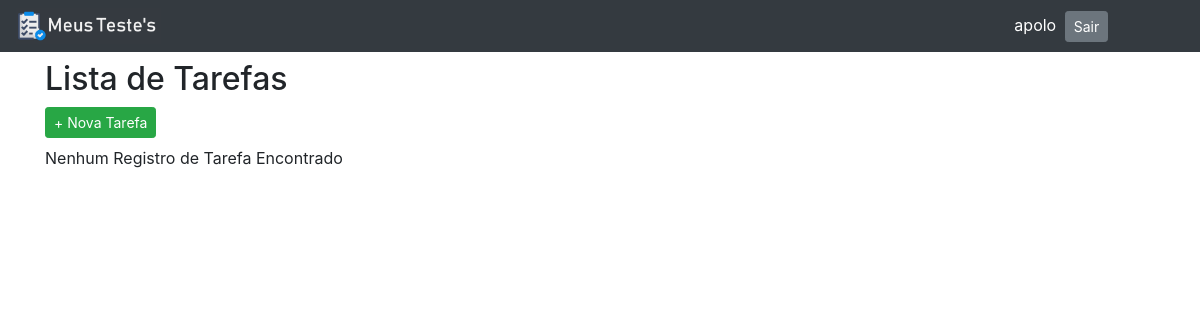
Before: / (signed in) with the older database file.
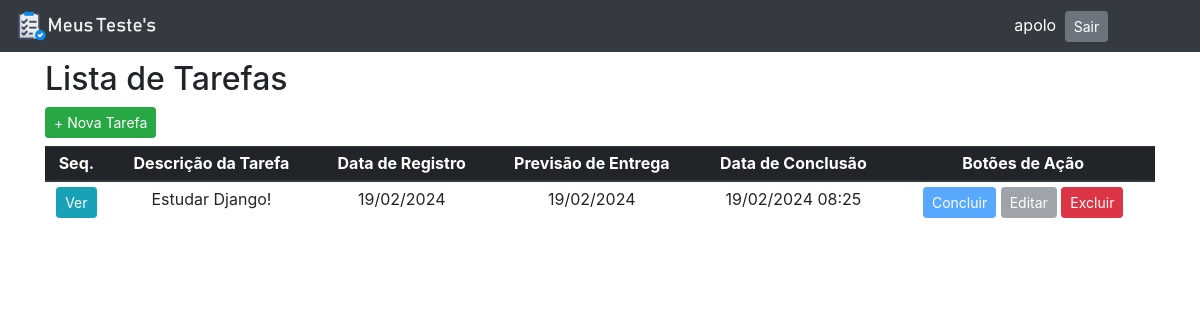
After: the same page with the newer database file.
### tasks/models.py (models this page shows, shortened)
class Task(models.Model):
    usuario = models.ForeignKey(User, on_delete=models.PROTECT, blank=True)
    text_description=models.CharField(max_length=100)
    date_register=models.DateTimeField(auto_now_add=True)
    date_delivery=models.DateTimeField()
    date_complete=models.DateTimeField(null=True, blank=True)
    class Meta:
        ordering = ['date_delivery']

### tasks/views.py (the view)
# urls.py: path('', views.Index.as_view(), name='Index'),
class Index(LoginRequiredMixin, generic.ListView):
    model=models.Task
    context_object_name='tasks'
    template_name='tasks/index.html'
    paginate_by=5
    def get_queryset(self):
        return models.Task.objects.filter(usuario=self.request.user)

### templates/tasks/index.html (shortened to what this page needs)
{% extends 'base.html' %}
{% block h2 %}Lista de Tarefas{% endblock %}
{% block main %}
    <a href="{% url 'tasks:Create' %}" class="btn btn-success btn-sm mb-2">+ Nova Tarefa</a>
    {% if tasks %}
    <table class="table table-hover table-sm text-center">
        <thead class="thead thead-dark">
            <tr>
                <th scope="col">Seq.</th>
                <th scope="col">Descrição da Tarefa</th>
                <th scope="col">Data de Registro</th>
                <th scope="col">Previsão de Entrega</th>
                <th scope="col">Data de Conclusão</th>
                <th scope="col">Botões de Ação</th>
            </tr>
        </thead>
        <tbody>
            {% for task in tasks %}
            <a href=""><tr>
                <th><a href="{% url 'tasks:Taskk' task.pk %}" class="btn btn-info btn-sm">Ver</a></th>
                <td>
                    {% if task.text_description|length > 15 %}
                        {{ task.text_description|slice:":15" }}...
                    {% else %}
                        {{ task.text_description }}
                    {% endif %}
                </td>
                <td>{{ task.date_register|date:"SHORT_DATE_FORMAT" }}</td>
                <td>{{ task.date_delivery|date:"SHORT_DATE_FORMAT" }}</td>
                <td>{{ task.date_complete|date:"SHORT_DATETIME_FORMAT"|default:"-" }}</td>
                <td>
                    <a href="{% url 'tasks:Complete' task.pk %}" class="btn btn-primary btn-sm
                    {%  if task.date_complete %} disabled {% endif %}">Concluir</a>
                    <a href="{% url 'tasks:Update' task.pk %}" class="btn btn-secondary btn-sm
                    {%  if task.date_complete %} disabled {% endif %}">Editar</a>
                    <a href="{% url 'tasks:Delete' task.pk %}" class="btn btn-danger btn-sm">Excluir</a>
                </td>
            </tr></a>
            {% endfor %}
        </tbody>
    </table>
    {% else %}
        <p>Nenhum Registro de Tarefa Encontrado</p>
    {% endif %}
{% endblock %}

### templates/base.html (shortened to what this page needs)
{% load static %}
<!DOCTYPE html>
<html lang="pt-br">
    <head>
        <link rel="stylesheet" href="https://stackpath.bootstrapcdn.com/bootstrap/4.1.3/css/bootstrap.min.css">
    </head>
    <body>
        <nav class="navbar navbar-dark bg-dark row text-white">
            <div class="col-sm-10">
                <a href="{% url 'tasks:Index' %}">
                    <img src="{% static 'tasks/img/meustestes.jpg' %}" alt="logo" width="15%">
                </a>
            </div>
                {% if request.user.is_authenticated %}
            <div class="col-sm-2">
                <form method="post" action="{% url 'logout' %}">{% csrf_token %}
                        {{ request.user }}
                        <input type="submit" class="btn btn-sm btn-secondary ml-1" value="Sair">
                </form>
                {% endif %}
            </div>
        </nav>
        <main class="container mt-2">
            <h2>{% block h2 %}{% endblock %}</h2>
            {% block main %}{% endblock %}
        </main>
    </body>
</html>

Changed rows visible on the page:
added Task: text_description "Estudar Django!", date_register "19/02/2024", date_delivery "19/02/2024", date_complete "19/02/2024 08:25"
Other visible differences:
text no longer shown: "Nenhum Registro de Tarefa Encontrado"
text now shown: "Seq. Descrição da Tarefa Data de Registro Previsão de Entrega Data de Conclusão Botões de Ação"
